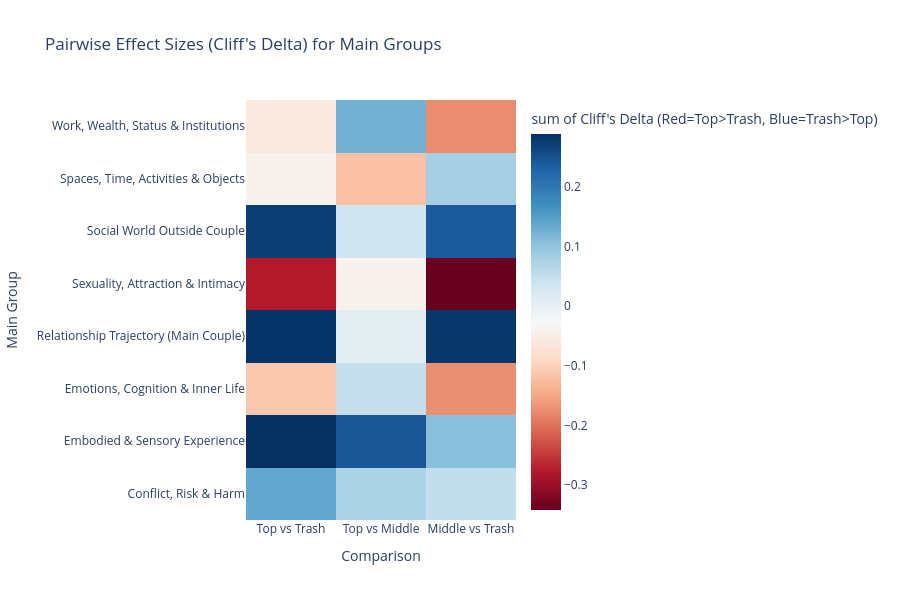
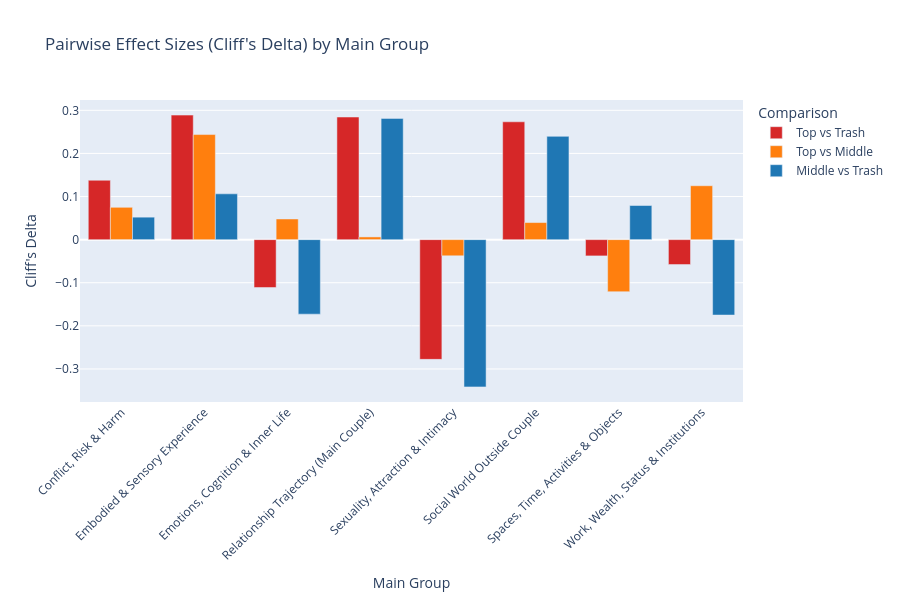

Here is the notebook cell these charts were saved with, in order:
### Markdown cell above
## 9.5 Pairwise Comparisons Summary Visualization

Create visualizations showing all pairwise Cliff's Delta comparisons across main groups.

### Code cell
# Create pairwise comparisons visualization
# Try to load main_group_results from memory or from saved file
if 'main_group_results' in locals() and len(main_group_results) > 0:
    main_group_results_df = main_group_results
elif 'main_group_results' in globals() and len(main_group_results) > 0:
    main_group_results_df = main_group_results
else:
    # Load from saved file
    main_group_results_path = TABLE_DIR / "main_group_comparisons.parquet"
    if main_group_results_path.exists():
        main_group_results_df = pd.read_parquet(main_group_results_path)
        print(f"✓ Loaded main_group_results from {main_group_results_path}")
    else:
        main_group_results_df = None
        print("⚠️  main_group_results not available and file not found")

if main_group_results_df is not None and len(main_group_results_df) > 0:
    # Prepare data for pairwise comparisons heatmap
    pairwise_cols = ['top_vs_trash_delta', 'top_vs_middle_delta', 'middle_vs_trash_delta']
    pairwise_labels = ['Top vs Trash', 'Top vs Middle', 'Middle vs Trash']
    
    # Create heatmap data
    heatmap_data = []
    for _, row in main_group_results_df.iterrows():
        main_group = row['taxonomy_main_group']
        for col, label in zip(pairwise_cols, pairwise_labels):
            if col in row and not np.isnan(row[col]):
                heatmap_data.append({
                    'Main Group': main_group,
                    'Comparison': label,
                    "Cliff's Delta": row[col]
                })
    
    if len(heatmap_data) > 0:
        heatmap_df = pd.DataFrame(heatmap_data)
        
        # Create pivot table
        pivot_data = heatmap_df.pivot(index='Main Group', columns='Comparison', values="Cliff's Delta")
        
        # Matplotlib heatmap
        fig, ax = plt.subplots(figsize=(12, 8))
        sns.heatmap(pivot_data, annot=True, fmt='.3f', cmap='RdBu', center=0,
                   cbar_kws={'label': "Cliff's Delta (Red=Top>Trash, Blue=Trash>Top)"},
                   ax=ax, linewidths=0.5)
        ax.set_title("Pairwise Effect Sizes (Cliff's Delta) for Main Groups", 
                     fontsize=14, fontweight='bold', pad=20)
        ax.set_xlabel('Pairwise Comparison', fontsize=12)
        ax.set_ylabel('Main Group', fontsize=12)
        plt.tight_layout()
        plt.savefig(MAIN_GROUP_FIG_DIR / "pairwise_comparisons_heatmap.png", dpi=300, bbox_inches='tight')
        plt.show()
        
        # Interactive heatmap
        fig_heatmap = px.density_heatmap(
            heatmap_df,
            x='Comparison',
            y='Main Group',
            z="Cliff's Delta",
            color_continuous_scale='RdBu',
            title="Pairwise Effect Sizes (Cliff's Delta) for Main Groups",
            labels={"Cliff's Delta": "Cliff's Delta (Red=Top>Trash, Blue=Trash>Top)"}
        )
        fig_heatmap.update_layout(height=max(600, len(heatmap_df['Main Group'].unique()) * 40))
        fig_heatmap.show()
        fig_heatmap.write_html(str(MAIN_GROUP_FIG_DIR / "pairwise_comparisons_heatmap.html"))
        
        # Bar chart comparing pairwise deltas
        fig_bar = px.bar(
            heatmap_df,
            x='Main Group',
            y="Cliff's Delta",
            color='Comparison',
            barmode='group',
            title="Pairwise Effect Sizes (Cliff's Delta) by Main Group",
            labels={"Cliff's Delta": "Cliff's Delta", "Main Group": "Main Group"},
            color_discrete_map={
                'Top vs Trash': 'rgb(214, 39, 40)',
                'Top vs Middle': 'rgb(255, 127, 14)',
                'Middle vs Trash': 'rgb(31, 119, 180)'
            }
        )
        fig_bar.update_layout(height=600, xaxis_tickangle=-45)
        fig_bar.show()
        fig_bar.write_html(str(MAIN_GROUP_FIG_DIR / "pairwise_comparisons_bar.html"))
    
    print(f"\n✓ Saved pairwise comparison visualizations to: {MAIN_GROUP_FIG_DIR}")
else:
    print("⚠️  main_group_results not available for visualization")

### Figure 1 — Plotly figure (JSON) as saved in the notebook; plotly's stock layout.template omitted (floating-point values rounded to 4 significant figures)
{"data": [{"coloraxis": "coloraxis", "histfunc": "sum", "hovertemplate": "Comparison=%{x}<br>Main Group=%{y}<br>sum of Cliff's Delta (Red=Top>Trash, Blue=Trash>Top)=%{z}<extra></extra>", "name": "", "type": "histogram2d", "x": ["Top vs Trash", "Top vs Middle", "Middle vs Trash", "Top vs Trash", "Top vs Middle", "Middle vs Trash", "Top vs Trash", "Top vs Middle", "Middle vs Trash", "Top vs Trash", "Top vs Middle", "Middle vs Trash", "Top vs Trash", "Top vs Middle", "Middle vs Trash", "Top vs Trash", "Top vs Middle", "Middle vs Trash", "Top vs Trash", "Top vs Middle", "Middle vs Trash", "Top vs Trash", "Top vs Middle", "Middle vs Trash"], "xaxis": "x", "xbingroup": "x", "y": ["Conflict, Risk & Harm", "Conflict, Risk & Harm", "Conflict, Risk & Harm", "Embodied & Sensory Experience", "Embodied & Sensory Experience", "Embodied & Sensory Experience", "Emotions, Cognition & Inner Life", "Emotions, Cognition & Inner Life", "Emotions, Cognition & Inner Life", "Relationship Trajectory (Main Couple)", "Relationship Trajectory (Main Couple)", "Relationship Trajectory (Main Couple)", "Sexuality, Attraction & Intimacy", "Sexuality, Attraction & Intimacy", "Sexuality, Attraction & Intimacy", "Social World Outside Couple", "Social World Outside Couple", "Social World Outside Couple", "Spaces, Time, Activities & Objects", "Spaces, Time, Activities & Objects", "Spaces, Time, Activities & Objects", "Work, Wealth, Status & Institutions", "Work, Wealth, Status & Institutions", "Work, Wealth, Status & Institutions"], "yaxis": "y", "ybingroup": "y", "z": [0.1378, 0.075, 0.05208, 0.2889, 0.2437, 0.1062, -0.1111, 0.04792, -0.1729, 0.2844, 0.00625, 0.2812, -0.2778, -0.0375, -0.3417, 0.2733, 0.03958, 0.2396, -0.03778, -0.1208, 0.07917, -0.05778, 0.125, -0.175]}], "layout": {"coloraxis": {"colorbar": {"title": {"text": "sum of Cliff's Delta (Red=Top>Trash, Blue=Trash>Top)"}}, "colorscale": [[0, "rgb(103,0,31)"], [0.1, "rgb(178,24,43)"], [0.2, "rgb(214,96,77)"], [0.3, "rgb(244,165,130)"], [0.4, "rgb(253,219,199)"], [0.5, "rgb(247,247,247)"], [0.6, "rgb(209,229,240)"], [0.7, "rgb(146,197,222)"], [0.8, "rgb(67,147,195)"], [0.9, "rgb(33,102,172)"], [1, "rgb(5,48,97)"]]}, "height": 600, "legend": {"tracegroupgap": 0}, "title": {"text": "Pairwise Effect Sizes (Cliff's Delta) for Main Groups"}, "xaxis": {"anchor": "y", "domain": [0, 1], "title": {"text": "Comparison"}}, "yaxis": {"anchor": "x", "domain": [0, 1], "title": {"text": "Main Group"}}}}

### Figure 2 — Plotly figure (JSON) as saved in the notebook; plotly's stock layout.template omitted (floating-point values rounded to 4 significant figures)
{"data": [{"alignmentgroup": "True", "hovertemplate": "Comparison=Top vs Trash<br>Main Group=%{x}<br>Cliff's Delta=%{y}<extra></extra>", "legendgroup": "Top vs Trash", "marker": {"color": "rgb(214, 39, 40)", "pattern": {"shape": ""}}, "name": "Top vs Trash", "offsetgroup": "Top vs Trash", "orientation": "v", "showlegend": true, "textposition": "auto", "type": "bar", "x": ["Conflict, Risk & Harm", "Embodied & Sensory Experience", "Emotions, Cognition & Inner Life", "Relationship Trajectory (Main Couple)", "Sexuality, Attraction & Intimacy", "Social World Outside Couple", "Spaces, Time, Activities & Objects", "Work, Wealth, Status & Institutions"], "xaxis": "x", "y": [0.1378, 0.2889, -0.1111, 0.2844, -0.2778, 0.2733, -0.03778, -0.05778], "yaxis": "y"}, {"alignmentgroup": "True", "hovertemplate": "Comparison=Top vs Middle<br>Main Group=%{x}<br>Cliff's Delta=%{y}<extra></extra>", "legendgroup": "Top vs Middle", "marker": {"color": "rgb(255, 127, 14)", "pattern": {"shape": ""}}, "name": "Top vs Middle", "offsetgroup": "Top vs Middle", "orientation": "v", "showlegend": true, "textposition": "auto", "type": "bar", "x": ["Conflict, Risk & Harm", "Embodied & Sensory Experience", "Emotions, Cognition & Inner Life", "Relationship Trajectory (Main Couple)", "Sexuality, Attraction & Intimacy", "Social World Outside Couple", "Spaces, Time, Activities & Objects", "Work, Wealth, Status & Institutions"], "xaxis": "x", "y": [0.075, 0.2437, 0.04792, 0.00625, -0.0375, 0.03958, -0.1208, 0.125], "yaxis": "y"}, {"alignmentgroup": "True", "hovertemplate": "Comparison=Middle vs Trash<br>Main Group=%{x}<br>Cliff's Delta=%{y}<extra></extra>", "legendgroup": "Middle vs Trash", "marker": {"color": "rgb(31, 119, 180)", "pattern": {"shape": ""}}, "name": "Middle vs Trash", "offsetgroup": "Middle vs Trash", "orientation": "v", "showlegend": true, "textposition": "auto", "type": "bar", "x": ["Conflict, Risk & Harm", "Embodied & Sensory Experience", "Emotions, Cognition & Inner Life", "Relationship Trajectory (Main Couple)", "Sexuality, Attraction & Intimacy", "Social World Outside Couple", "Spaces, Time, Activities & Objects", "Work, Wealth, Status & Institutions"], "xaxis": "x", "y": [0.05208, 0.1062, -0.1729, 0.2812, -0.3417, 0.2396, 0.07917, -0.175], "yaxis": "y"}], "layout": {"barmode": "group", "height": 600, "legend": {"title": {"text": "Comparison"}, "tracegroupgap": 0}, "title": {"text": "Pairwise Effect Sizes (Cliff's Delta) by Main Group"}, "xaxis": {"anchor": "y", "domain": [0, 1], "tickangle": -45, "title": {"text": "Main Group"}}, "yaxis": {"anchor": "x", "domain": [0, 1], "title": {"text": "Cliff's Delta"}}}}
